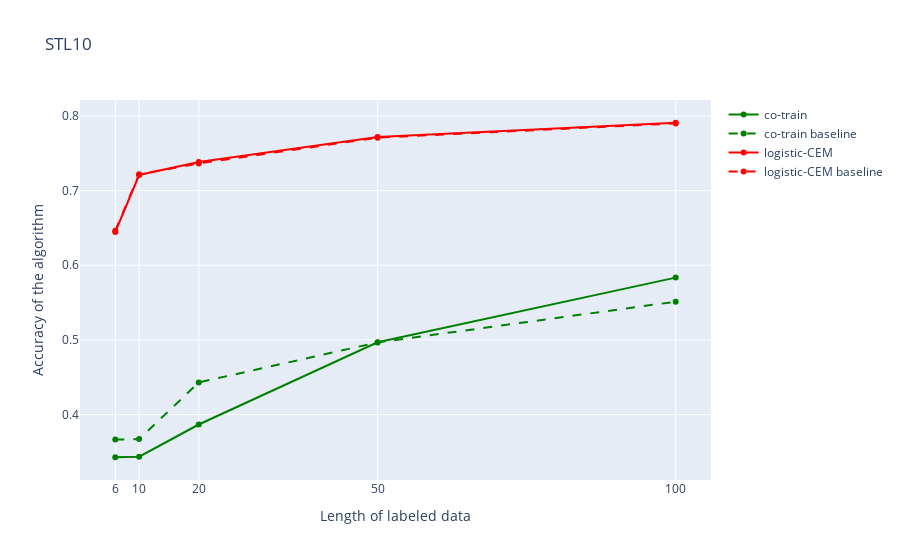
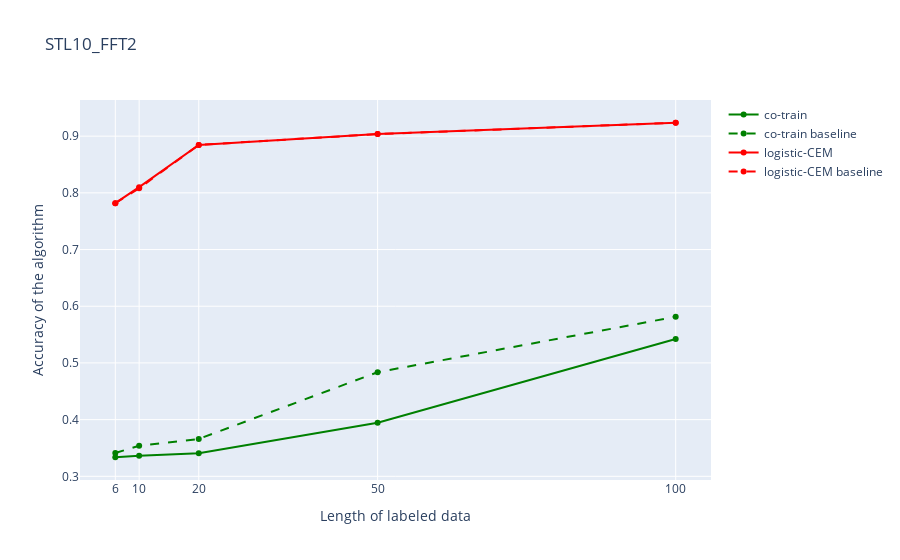
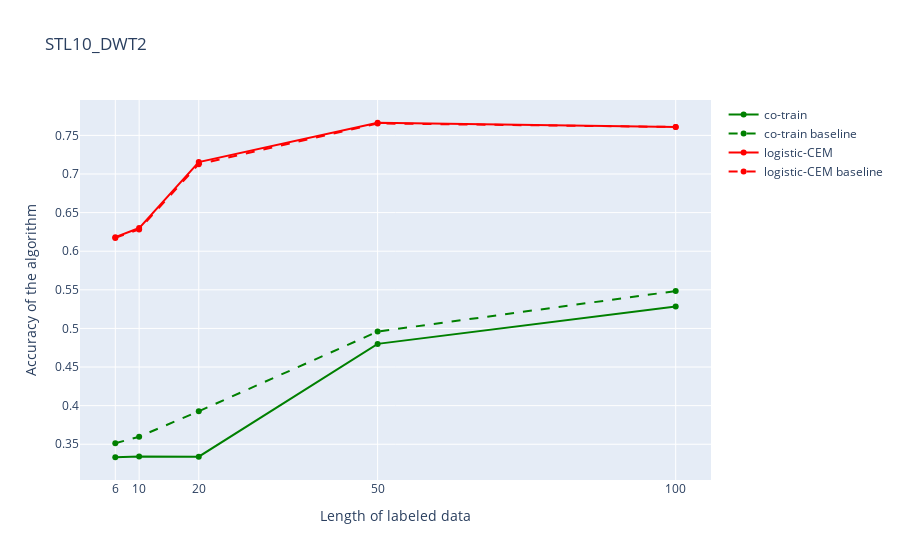
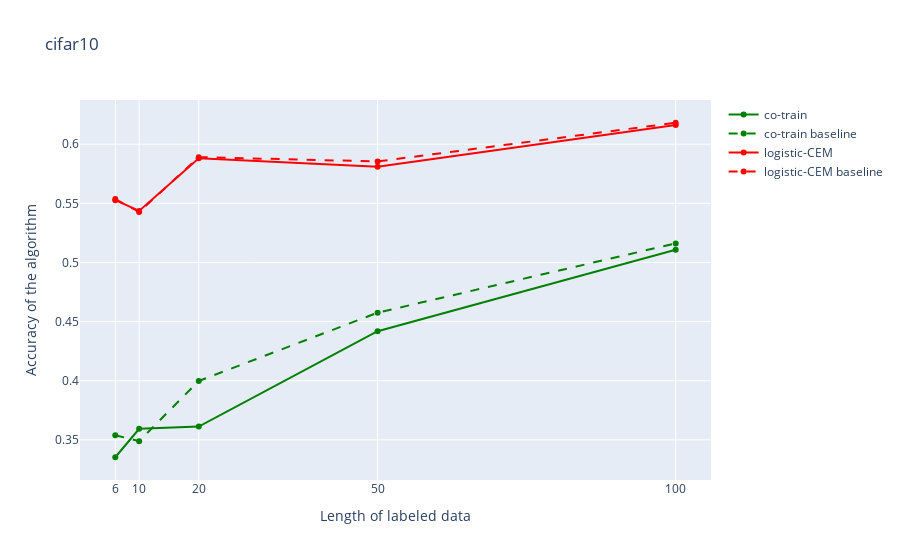

Notebook code cell kept with these figures, in order:
### Code cell
all_datasets = ["STL10", "STL10_FFT2", "STL10_DWT2", "cifar10", "cifar10_FFT2" , "cifar10_DWT2"]
binary_list =[[1,2], [1,9]]

for data_set in all_datasets: 
        trace0 = go.Scatter(x=df_fin[(df_fin['Dataset']==data_set) & (df_fin['Algorithm'] == 'co-train')]['L_Size'][5:10],
                            y=df_fin[(df_fin['Dataset']==data_set) & (df_fin['Algorithm'] == 'co-train')]['Accuracy'][5:10],
                            name='co-train',
                            mode='lines+markers', 
                            line={'dash': 'solid', 'color': 'green'})

        trace1 = go.Scatter(x=df_fin[(df_fin['Dataset']==data_set) & (df_fin['Algorithm'] == 'co-train baseline')]['L_Size'][5:10],
                            y=df_fin[(df_fin['Dataset']==data_set) & (df_fin['Algorithm'] == 'co-train baseline')]['Accuracy'][5:10],
                            name='co-train baseline',
                            mode='lines+markers', 
                            line={'dash': 'dash', 'color': 'green'})
        
        
        trace2 = go.Scatter(x=df_fin[(df_fin['Dataset']==data_set) & (df_fin['Algorithm'] == 'logistic-CEM')]['L_Size'][5:10],
                            y=df_fin[(df_fin['Dataset']==data_set) & (df_fin['Algorithm'] == 'logistic-CEM')]['Accuracy'][5:10],
                            name='logistic-CEM',
                            mode='lines+markers', 
                            line={'dash': 'solid', 'color': 'red'})
        
        trace3 = go.Scatter(x=df_fin[(df_fin['Dataset']==data_set) & (df_fin['Algorithm'] == 'logistic-CEM baseline')]['L_Size'][5:10],
                            y=df_fin[(df_fin['Dataset']==data_set) & (df_fin['Algorithm'] == 'logistic-CEM baseline')]['Accuracy'][5:10],
                            name='logistic-CEM baseline',
                            mode='lines+markers', 
                            line={'dash': 'dash', 'color': 'purple'}) 
        
        trace4 = go.Scatter(x=df_fin[(df_fin['Dataset']==data_set) & (df_fin['Algorithm'] == 'ILYA')]['L_Size'][5:10],
                            y=df_fin[(df_fin['Dataset']==data_set) & (df_fin['Algorithm'] == 'ILYA')]['Accuracy'][5:10],
                            name='logistic-CEM',
                            mode='lines+markers', 
                            line={'dash': 'solid', 'color': 'purple'})
        
        trace5 = go.Scatter(x=df_fin[(df_fin['Dataset']==data_set) & (df_fin['Algorithm'] == 'ILYA baseline')]['L_Size'][5:10],
                            y=df_fin[(df_fin['Dataset']==data_set) & (df_fin['Algorithm'] == 'ILYA baseline')]['Accuracy'][5:10],
                            name='logistic-CEM baseline',
                            mode='lines+markers', 
                            line={'dash': 'dash', 'color': 'red'})  
#         #binary 2
#         trace2 = go.Scatter(x=df_fin[(df_fin['Dataset']==data_set) & (df_fin['Algorithm'] == 'co-train baseline')]['L_Size'][5:10],
#                             y=df_fin[(df_fin['Dataset']==data_set) & (df_fin['Algorithm'] == 'co-train baseline')]['Accuracy'][5:10],
#                             name='co-train baseline',
#                             mode='lines+markers', 
#                             line={'dash': 'dash', 'color': 'green'})
        
#         trace3 = go.Scatter(x=df_fin[(df_fin['Dataset']==data_set) & (df_fin['Algorithm'] == 'logistic-CEM')]['L_Size'],
#                             y=df_fin[(df_fin['Dataset']==data_set) & (df_fin['Algorithm'] == 'logistic-CEM')]['Accuracy'],
#                             name='logistic-CEM',
#                             mode='lines+markers', 
#                             line={'dash': 'solid', 'color': 'red'})
        
#           trace2 = go.Scatter(x=df_fin[(df_fin['Dataset']==data_set) & (df_fin['Algorithm'] == 'logistic-CEM')]['L_Size'],
#                             y=df_fin[(df_fin['Dataset']==data_set) & (df_fin['Algorithm'] == 'logistic-CEM')]['Accuracy'],
#                             name='logistic-CEM',
#                             mode='lines+markers', 
#                             line={'dash': 'solid', 'color': 'red'})
#         trace3 = go.Scatter(x=df_fin[(df_fin['Dataset']==data_set) & (df_fin['Algorithm'] == 'logistic-CEM baseline')]['L_Size'],
#                             y=df_fin[(df_fin['Dataset']==data_set) & (df_fin['Algorithm'] == 'logistic-CEM baseline')]['Accuracy'],
#                             name='logistic-CEM baseline',
#                             mode='lines+markers', 
#                             line={'dash': 'dash', 'color': 'red'})
        
#         trace4 = go.Scatter(x=df_fin[(df_fin['Dataset']==data_set) & (df_fin['Algorithm'] == 'ManifoldsOnKNN baseline')]['L_Size'],
#                             y=df_fin[(df_fin['Dataset']==data_set) & (df_fin['Algorithm'] == 'ManifoldsOnKNN baseline')]['Accuracy'],
#                             name='ManifoldsOnKNN baseline',
#                             mode='lines+markers', 
#                             line={'dash': 'dash', 'color': 'blue'})
        
#         trace5 = go.Scatter(x=df_fin[(df_fin['Dataset']==data_set) & (df_fin['Algorithm'] == 'ManifoldsOnKNN')]['L_Size'],
#                             y=df_fin[(df_fin['Dataset']==data_set) & (df_fin['Algorithm'] == 'ManifoldsOnKNN')]['Accuracy'],
#                             name='ManifoldsOnKNN',
#                             mode='lines+markers', 
#                             line={'dash': 'solid', 'color': 'blue'})
        
#         trace6 = go.Scatter(x=df_fin[(df_fin['Dataset']==data_set) & (df_fin['Algorithm'] == 'PMS2L')]['L_Size'],
#                             y=df_fin[(df_fin['Dataset']==data_set) & (df_fin['Algorithm'] == 'PMS2L')]['Accuracy'],
#                             name='PMS2L',
#                             mode='lines+markers', 
#                             line={'dash': 'solid', 'color': 'orange'})
        
#         trace7 = go.Scatter(x=df_fin[(df_fin['Dataset']==data_set) & (df_fin['Algorithm'] == 'PMS2L baseline')]['L_Size'],
#                             y=df_fin[(df_fin['Dataset']==data_set) & (df_fin['Algorithm'] == 'PMS2L baseline')]['Accuracy'],
#                             name='PMS2L baseline',
#                             mode='lines+markers', 
#                             line={'dash': 'dash', 'color': 'orange'})
        
        data = [trace0, trace1, trace2, trace3]
        layout = {'title': data_set,
                  'xaxis_title': 'Length of labeled data',
                  'yaxis_title': 'Accuracy of the algorithm',
                  'xaxis_tickvals' : df_fin['L_Size'].unique()
                 }

        fig = go.Figure(data=data, layout=layout)
        iplot(fig, show_link=False)

### Figure 1 — Plotly figure (JSON) as saved in the notebook; plotly's stock layout.template omitted (floating-point values rounded to 4 significant figures)
{"data": [{"line": {"color": "green", "dash": "solid"}, "mode": "lines+markers", "name": "co-train", "type": "scatter", "x": [6, 10, 20, 50, 100], "y": [0.3427, 0.3434, 0.3866, 0.4968, 0.5834]}, {"line": {"color": "green", "dash": "dash"}, "mode": "lines+markers", "name": "co-train baseline", "type": "scatter", "x": [6, 10, 20, 50, 100], "y": [0.3664, 0.367, 0.443, 0.4966, 0.5511]}, {"line": {"color": "red", "dash": "solid"}, "mode": "lines+markers", "name": "logistic-CEM", "type": "scatter", "x": [6, 10, 20, 50, 100], "y": [0.6445, 0.7209, 0.7382, 0.7718, 0.7909]}, {"line": {"color": "red", "dash": "dash"}, "mode": "lines+markers", "name": "logistic-CEM baseline", "type": "scatter", "x": [6, 10, 20, 50, 100], "y": [0.6464, 0.7218, 0.7364, 0.7709, 0.79]}], "layout": {"title": {"text": "STL10"}, "xaxis": {"tickvals": [6, 10, 20, 50, 100], "title": {"text": "Length of labeled data"}}, "yaxis": {"title": {"text": "Accuracy of the algorithm"}}}}

### Figure 2 — Plotly figure (JSON) as saved in the notebook; plotly's stock layout.template omitted (floating-point values rounded to 4 significant figures)
{"data": [{"line": {"color": "green", "dash": "solid"}, "mode": "lines+markers", "name": "co-train", "type": "scatter", "x": [6, 10, 20, 50, 100], "y": [0.3336, 0.3364, 0.3409, 0.3945, 0.5423]}, {"line": {"color": "green", "dash": "dash"}, "mode": "lines+markers", "name": "co-train baseline", "type": "scatter", "x": [6, 10, 20, 50, 100], "y": [0.3411, 0.3539, 0.3659, 0.4836, 0.5814]}, {"line": {"color": "red", "dash": "solid"}, "mode": "lines+markers", "name": "logistic-CEM", "type": "scatter", "x": [6, 10, 20, 50, 100], "y": [0.7818, 0.81, 0.8845, 0.9036, 0.9236]}, {"line": {"color": "red", "dash": "dash"}, "mode": "lines+markers", "name": "logistic-CEM baseline", "type": "scatter", "x": [6, 10, 20, 50, 100], "y": [0.7818, 0.8082, 0.8845, 0.9036, 0.9236]}], "layout": {"title": {"text": "STL10_FFT2"}, "xaxis": {"tickvals": [6, 10, 20, 50, 100], "title": {"text": "Length of labeled data"}}, "yaxis": {"title": {"text": "Accuracy of the algorithm"}}}}

### Figure 3 — Plotly figure (JSON) as saved in the notebook; plotly's stock layout.template omitted (floating-point values rounded to 4 significant figures)
{"data": [{"line": {"color": "green", "dash": "solid"}, "mode": "lines+markers", "name": "co-train", "type": "scatter", "x": [6, 10, 20, 50, 100], "y": [0.3332, 0.3341, 0.3339, 0.48, 0.5284]}, {"line": {"color": "green", "dash": "dash"}, "mode": "lines+markers", "name": "co-train baseline", "type": "scatter", "x": [6, 10, 20, 50, 100], "y": [0.3514, 0.3598, 0.3927, 0.4959, 0.5484]}, {"line": {"color": "red", "dash": "solid"}, "mode": "lines+markers", "name": "logistic-CEM", "type": "scatter", "x": [6, 10, 20, 50, 100], "y": [0.6182, 0.63, 0.7155, 0.7664, 0.7609]}, {"line": {"color": "red", "dash": "dash"}, "mode": "lines+markers", "name": "logistic-CEM baseline", "type": "scatter", "x": [6, 10, 20, 50, 100], "y": [0.6173, 0.6282, 0.7127, 0.7655, 0.7609]}], "layout": {"title": {"text": "STL10_DWT2"}, "xaxis": {"tickvals": [6, 10, 20, 50, 100], "title": {"text": "Length of labeled data"}}, "yaxis": {"title": {"text": "Accuracy of the algorithm"}}}}

### Figure 4 — Plotly figure (JSON) as saved in the notebook; plotly's stock layout.template omitted (floating-point values rounded to 4 significant figures)
{"data": [{"line": {"color": "green", "dash": "solid"}, "mode": "lines+markers", "name": "co-train", "type": "scatter", "x": [6, 10, 20, 50, 100], "y": [0.3352, 0.3593, 0.3611, 0.4418, 0.5107]}, {"line": {"color": "green", "dash": "dash"}, "mode": "lines+markers", "name": "co-train baseline", "type": "scatter", "x": [6, 10, 20, 50, 100], "y": [0.3539, 0.3489, 0.3998, 0.4575, 0.5161]}, {"line": {"color": "red", "dash": "solid"}, "mode": "lines+markers", "name": "logistic-CEM", "type": "scatter", "x": [6, 10, 20, 50, 100], "y": [0.5527, 0.5436, 0.5882, 0.5809, 0.6164]}, {"line": {"color": "red", "dash": "dash"}, "mode": "lines+markers", "name": "logistic-CEM baseline", "type": "scatter", "x": [6, 10, 20, 50, 100], "y": [0.5536, 0.5427, 0.5891, 0.5855, 0.6182]}], "layout": {"title": {"text": "cifar10"}, "xaxis": {"tickvals": [6, 10, 20, 50, 100], "title": {"text": "Length of labeled data"}}, "yaxis": {"title": {"text": "Accuracy of the algorithm"}}}}
